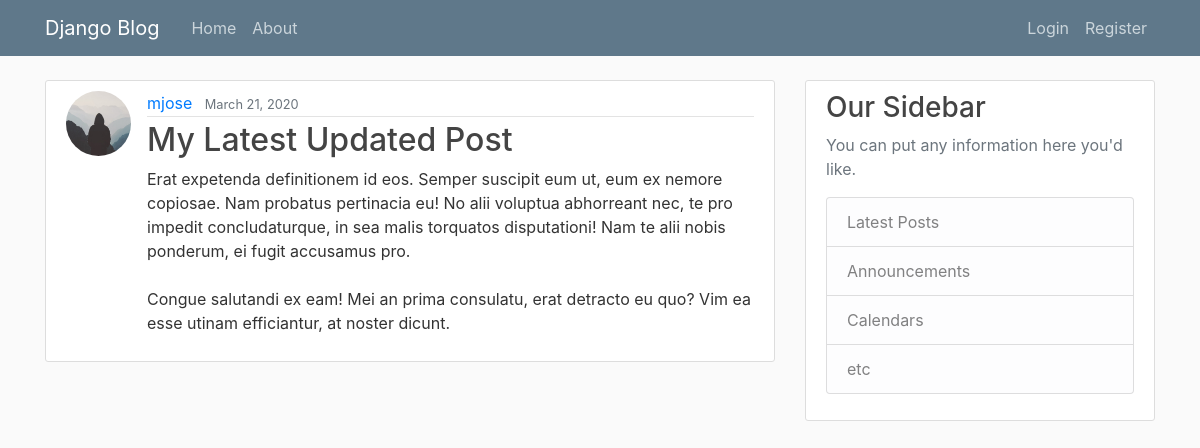
/blog/post/31/, run on the app's committed database.
### blog/models.py (models this page shows, shortened)
class Post(models.Model):
    title = models.CharField(max_length=200)
    content = models.TextField()
    date_posted = models.DateTimeField(default=timezone.now)
    author = models.ForeignKey(User, on_delete=models.CASCADE)

### users/models.py (models this page shows, shortened)
class Profile(models.Model):
    user = models.OneToOneField(User, on_delete=models.CASCADE)
    image = models.ImageField(default='default.jpg', upload_to='profile_pics')
    '''
    #Below function is for resizing the image on the file system , if the uploaded image is of higher resolution
    #Currently it is commented as we are using S3 for storage now (earlier it was local file system), and there are
    #some changes required in the code

    def save(self, *args, **kwargs):
        super().save(*args, **kwargs)

        img = Image.open(self.image.path)
        if img.height > 300 or img.width > 300:
            output_size = (300, 300)
            img.thumbnail(output_size)
            img.save(self.image.path)
    '''

### blog/views.py (the view)
# urls.py: path('post/<int:pk>/', PostDetailView.as_view(), name='post-details'),
class PostDetailView(DetailView):
    model = Post

### blog/templates/blog/post_detail.html (shortened to what this page needs)
{% extends 'blog/base.html' %}
{% block content %}
<article class="media content-section">
    <img class="rounded-circle article-img" src="{{ object.author.profile.image.url }}">
    <div class="media-body">
        <div class="article-metadata">
            <a class="mr-2" href="{% url 'user-posts' object.author.username %}">{{ object.author }}</a>
            <small class="text-muted">{{ object.date_posted|date:"F d, Y" }}</small>
        </div>
        <h2 class="article-title">{{ object.title }}</h2>
        <p class="article-content">{{ object.content }}</p>
    </div>
</article>
{% endblock content %}

### blog/static/blog/main.css (style rules this page uses)
body { background: #fafafa; color: #333333; margin-top: 5rem; }
h1, h2, h3, h4, h5, h6 { color: #444444; }
.content-section { background: #ffffff; padding: 10px 20px; border: 1px solid #dddddd; border-radius: 3px; margin-bottom: 20px; }
.article-title { color: #444444; }
.article-content { white-space: pre-line; }
.article-img { height: 65px; width: 65px; margin-right: 16px; }
.article-metadata { padding-bottom: 1px; margin-bottom: 4px; border-bottom: 1px solid #e3e3e3 }

### data on the page
Post: author.profile.image (placeholder picture), author "mjose", date_posted "March 21, 2020", title "My Latest Updated Post", content "Erat expetenda definitionem id eos. Semper suscipit eum ut, eum ex nemore copiosae. Nam probatus pertinacia eu! No alii voluptua abhorreant nec, te pro impedit concludaturque, in sea malis torquatos disputationi! Nam te alii nobis ponderum, ei fugit accusamus pro. Congue salutandi ex eam! Mei an prima consulatu, erat detracto eu quo? Vim ea esse utinam efficiantur, at noster dicunt."
